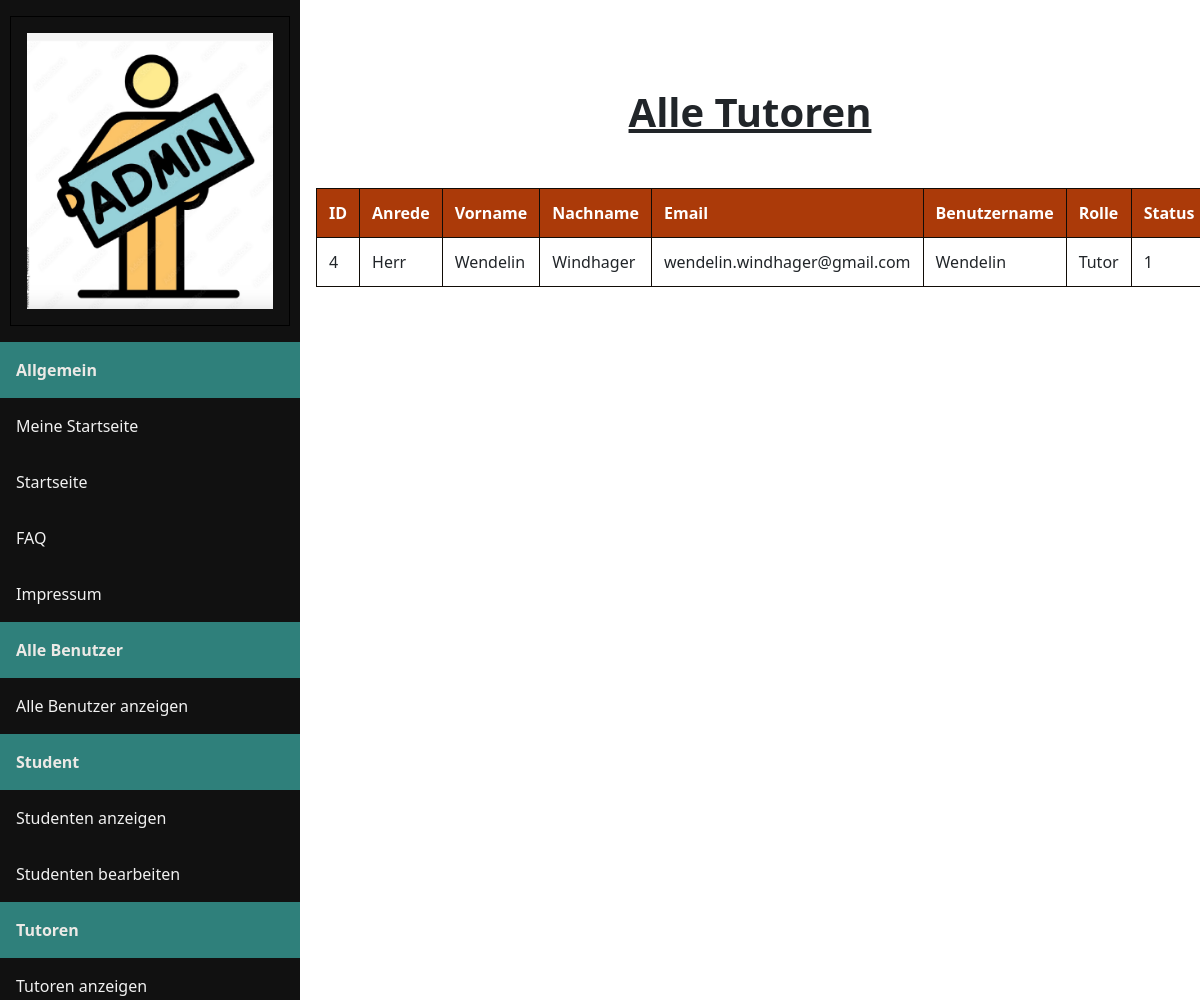
/admin/showtutors.php, run on an earlier commit of the app's database.
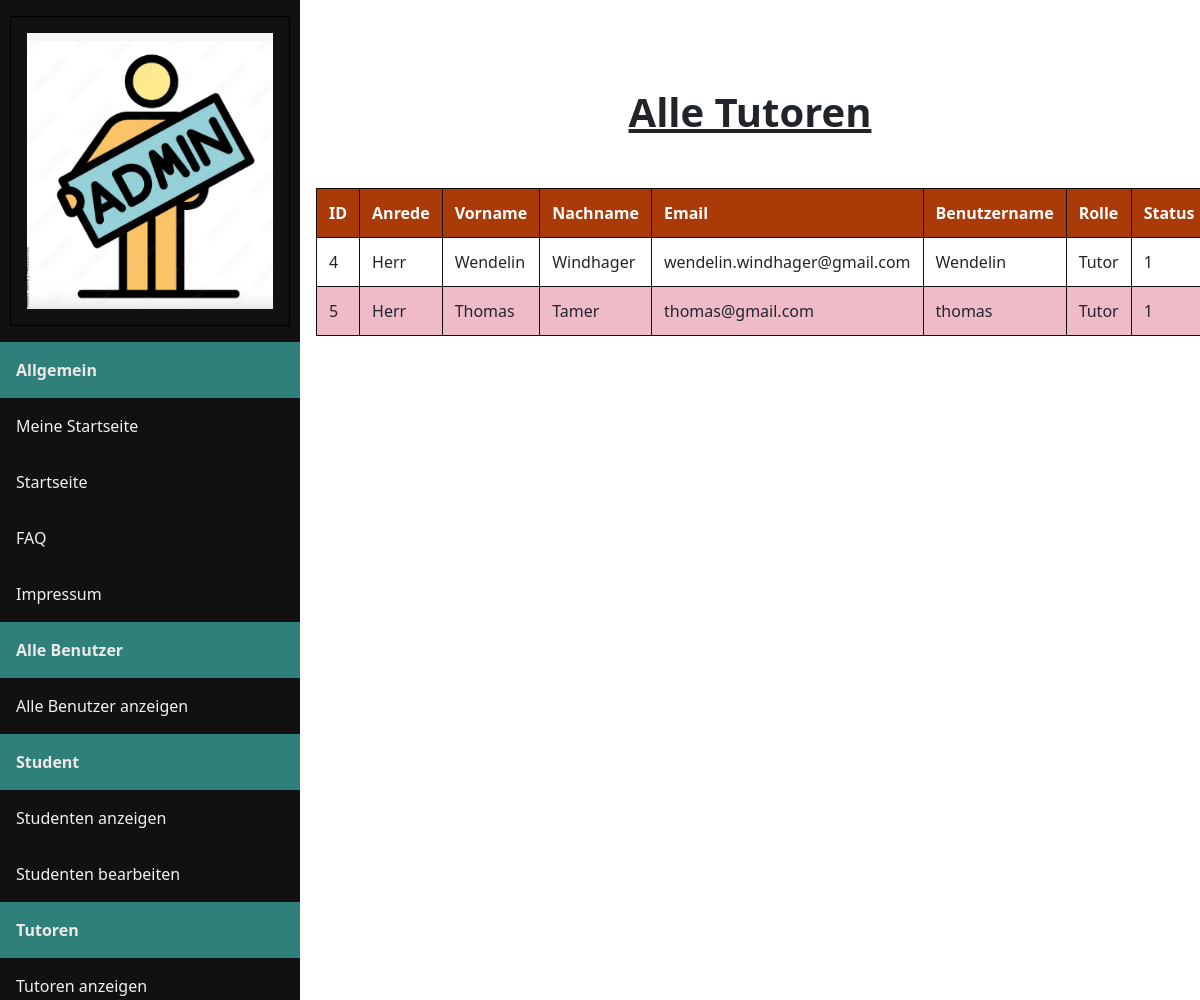
And on a later commit of the database.
### tables this page shows
CREATE TABLE `users` (
                         `user_id` int(11) NOT NULL,
                         `anrede` varchar(10) DEFAULT NULL,
                         `firstname` varchar(255) DEFAULT NULL,
                         `lastname` varchar(255) DEFAULT NULL,
                         `email` varchar(255) DEFAULT NULL,
                         `username` varchar(255) NOT NULL,
                         `password` varchar(255) NOT NULL,
                         `role` enum('Admin','Tutor','Student') NOT NULL,
                         `status` tinyint(1) NOT NULL
);

### backend/db_connect.php (called while the page is built, shortened)
<?php
$db = null;
function getDBConnection(){
    global $db;
    if ($db != null) {
        return $db;
    }
    $servername  = "localhost";
    $dbusername  = "root";
    $dbpassword  = "";
    $dbname      = "languageconnect";
    $db = new mysqli($servername, $dbusername, $dbpassword, $dbname);
    return $db;
}

### admin/showtutors.php (the view, shortened to what this page needs)
<?php
    include_once '../backend/db_connect.php';
    include_once 'adminnav.php';
    $sql = "SELECT * FROM users WHERE role = 'Tutor'";
    $result = getDBConnection()->query($sql);
?>
<!DOCTYPE html>
<html lang="de">
<head>
    <link href="https://cdn.jsdelivr.net/npm/bootstrap@5.2.2/dist/css/bootstrap.min.css" rel="stylesheet">
    <link rel="stylesheet" href="admin.css">
</head>
<body>
    <div class="content">
        <br><br><h1><b><u>Alle Tutoren</u></b></h1><br>
        <table>
            <thead>
            <tr>
                <th>ID</th>
                <th>Anrede</th>
                <th>Vorname</th>
                <th>Nachname</th>
                <th>Email</th>
                <th>Benutzername</th>
                <th>Rolle</th>
                <th>Status</th>
            </tr>
            </thead>
            <tbody>
            <?php
            if ($result->num_rows > 0) {
                while ($row = $result->fetch_assoc()) {
                    echo "<tr>
                        <td>" . $row["user_id"] . "</td>
                        <td>" . $row["anrede"] . "</td>
                        <td>" . $row["firstname"] . "</td>
                        <td>" . $row["lastname"] . "</td>
                        <td>" . $row["email"] . "</td>
                        <td>" . $row["username"] . "</td>
                        <td>" . $row["role"] . "</td>
                        <td>" . $row["status"] . "</td>
                    </tr>";
                }
            } else {
                echo "<tr><td colspan='8'>Keine Tutoren gefunden</td></tr>";
            }
            ?>
            </tbody>
        </table>
    </div>
</body>
</html>

What changed in the data, as far as the page shows it:
added users: user_id "5", anrede "Herr", firstname "Thomas", lastname "Tamer", email "thomas@gmail.com", username "thomas", role "Tutor", status "1"
